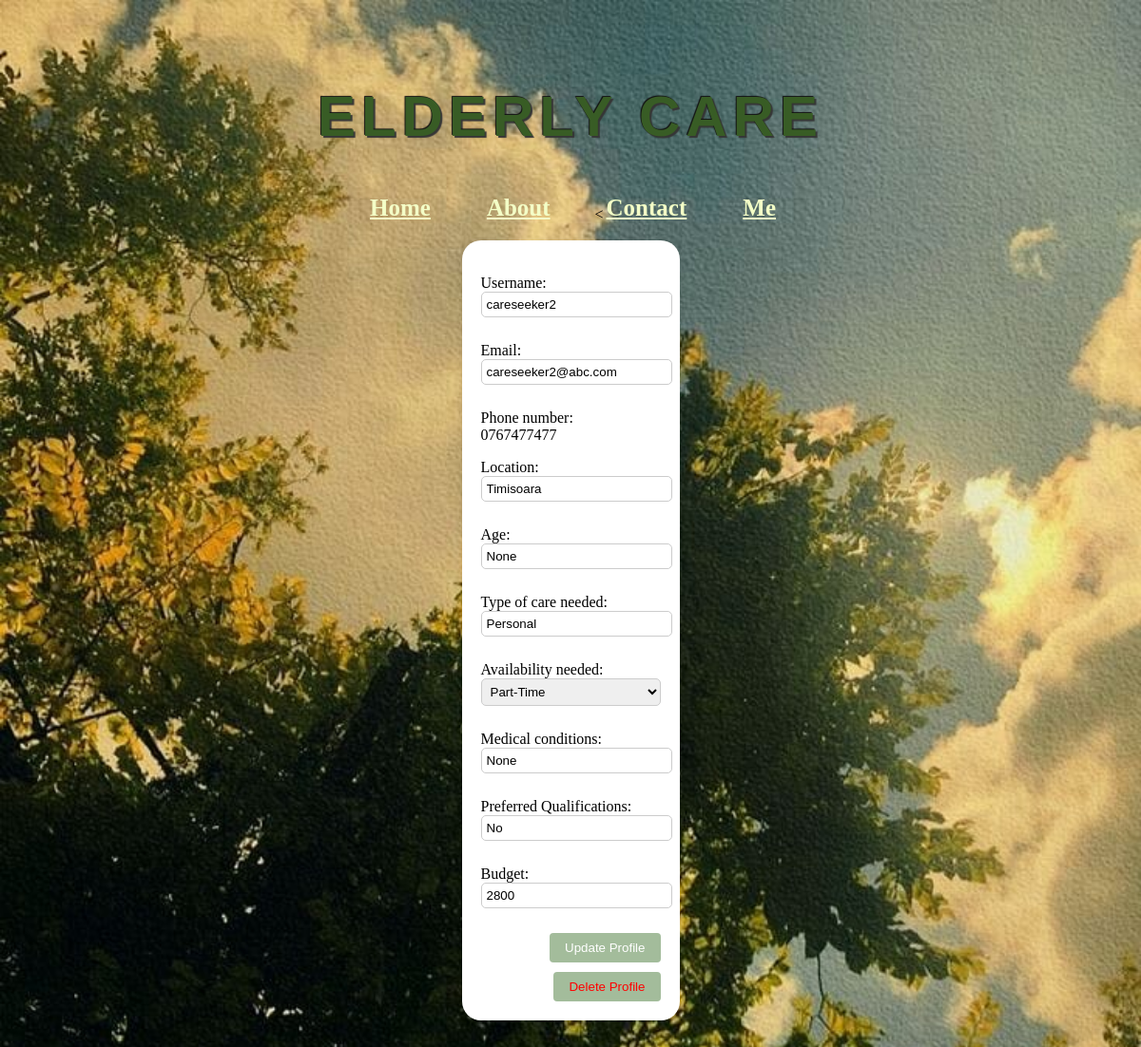
The app's page /careseeker_profile/careseeker2 (signed in) with its own data.
### app/models.py (models this page shows, shortened)
class Users(db.Model, UserMixin):
    __tablename__ = 'users'
    id = db.Column(db.Integer, primary_key=True)
    username = db.Column(db.String(50), unique=True, nullable=False)
    email = db.Column(db.String(120), unique=True, nullable=False)
    password = db.Column(db.String(255), nullable=False)
    location = db.Column(db.String(60), nullable=False)
    phone_number = db.Column(db.String(20), nullable=False)
    role = db.Column(db.String(15), nullable=False)
    age = db.Column(db.Integer)
    experience = db.Column(db.Integer)
    references = db.Column(ChoiceType([('Yes', 'yes'), ('No', 'no'), ('N/A', 'n/a')]))
    availability = db.Column(ChoiceType([('Full-Time', 'FT'), ('Part-Time', 'PT')]))
    languages_spoken = db.Column(db.String(100))
    background_check = db.Column(db.Boolean)
    additional_notes = db.Column(db.Text)
    type_of_care_needed = db.Column(db.String(100))
    monthly_budget = db.Column(db.Integer)
    availability_needed = db.Column(ChoiceType([('Full-Time', 'FT'), ('Part-Time', 'PT')]))
    preferred_qualifications = db.Column(db.String(100))
    medical_conditions = db.Column(db.String(100))

### app/routes.py (the view)
@auth_blueprint.route('/careseeker_profile/<username>', methods=['GET', 'POST'])
def careseeker_profile(username):
    if 'role' in session and session['role'] == 'care_seeker':
        print(session['role'])
        print(session['username'])
        user = Users.query.filter_by(username=username, role='care_seeker').first()
        if request.method == 'POST':
            new_username = request.form.get('new_username')
            new_email = request.form.get('new_email')
            new_location = request.form.get('new_location')
            new_age = request.form.get('new_age')
            new_type_of_care_needed = request.form.get('new_type_of_care_needed')
            new_medical_conditions = request.form.get('new_medical_conditions')
            new_preferred_qualifications = request.form.get('new_preferred_qualifications')
            new_monthly_budget = request.form.get('new_monthly_budget')
            new_availability_needed = request.form.get('new_availability_needed')
            if new_username != user.username and Users.query.filter_by(username=new_username).first():
                flash('Username already exists. Please choose a different one.', 'error')
                return render_template('careseeker_profile.html', user=user)
            else:
                user.username = new_username
            if new_email:
                user.email = new_email
            if new_location:
                user.location = new_location
            if new_age:
                user.age = new_age
            if new_type_of_care_needed:
                user.type_of_care_needed = new_type_of_care_needed
            if new_availability_needed:
                user.availability_needed = new_availability_needed
            if new_monthly_budget:
                user.monthly_budget = new_monthly_budget
            if new_preferred_qualifications:
                user.preferred_qualifications = new_preferred_qualifications
            if new_medical_conditions:
                user.medical_conditions = new_medical_conditions
            db.session.commit()
            session['username'] = new_username
            username = new_username
            flash('Profile updated successfully', 'success')
            return redirect(url_for('auth.careseeker_profile', username=username))
        else:
            return render_template('careseeker_profile.html', user=user)
    else:
        flash('Login first', 'error')
        return redirect(url_for('home.homepage'))

### app/templates/careseeker_profile.html (shortened to what this page needs)
{% extends 'base.html' %}
{% block content %}
    <div class="profile-container">
        <div class="profile-box">
            <form method="post">
    <p>Username:<br> <input type="text" name="new_username" value="{{ user.username }}"></p>
    <p>Email:<br> <input type="text" name="new_email" value="{{ user.email }}"></p>
    <p>Phone number:<br> {{ user.phone_number }}</p>
    <p>Location:<br> <input type="text" name="new_location" value="{{ user.location }}"></p>
    <p>Age:<br> <input type="text" name="new_age" value="{{ user.age }}"></p>
    <p>Type of care needed:<br> <input type="text" name="new_type_of_care_needed" value="{{ user.type_of_care_needed }}"></p>
    <p>Availability needed:<br>
        <select name="new_availability_needed">
            <option value="Part-Time" {% if user.availability_needed == 'Part-Time' %}selected{% endif %}>Part-Time</option>
        </select>
    </p>
    <p>Medical conditions:<br> <input type="text" name="new_medical_conditions" value="{{ user.medical_conditions }}"></p>
    <p>Preferred Qualifications:<br> <input type="text" name="new_preferred_qualifications" value="{{ user.preferred_qualifications }}"></p>
    <p>Budget:<br> <input type="text" name="new_monthly_budget" value="{{ user.monthly_budget }}"></p>
    <button type="submit">Update Profile</button>
</form>
<form action="{{ url_for('auth.delete_profile') }}" method="post">
    <button type="submit" class="delete-button" onclick="confirmDelete()" style="margin-top: 10px; color: red;">Delete Profile</button>
</form>
        </div>
    </div>
{% endblock %}

### app/templates/base.html (style rules this page uses)
body { background-image: url("static/bck.jpg"); background-size: cover; background-repeat: no-repeat; background-color: #9cdbe0; }

### app/templates/careseeker_profile.html (style rules this page uses)
.profile-container { display: flex; justify-content: center; align-items: center; height: auto; }
.profile-box { background-color: white; padding: 20px; border-radius: 20px; box-shadow: 0 0 10px rgba(0, 0, 0, 0.1); margin-bottom: 20px; }
.profile-box input[type="text"], .profile-box select { width: 100%; margin-bottom: 10px; padding: 5px; border: 1px solid #ccc; border-radius: 5px; }
.profile-box button { padding: 8px 16px; background-color: #2f661c70; color: white; border: none; border-radius: 4px; cursor: pointer; float: right; }

### records on screen
Users: new_username "careseeker2", new_email "careseeker2@abc.com", phone_number "0767477477", new_location "Timisoara", new_age "None", new_type_of_care_needed "Personal", new_availability_needed "Part-Time", new_medical_conditions "None", new_preferred_qualifications "No", new_monthly_budget "2800"
